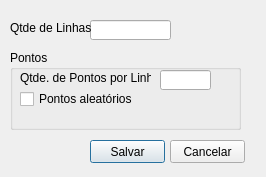
<?xml version="1.0" encoding="UTF-8"?>
<ui version="4.0">
 <class>DlgParametrosGradeDePontosELinhaTeste</class>
 <widget class="QDialog" name="DlgParametrosGradeDePontosELinhaTeste">
  <property name="geometry">
   <rect>
    <x>0</x>
    <y>0</y>
    <width>266</width>
    <height>177</height>
   </rect>
  </property>
  <property name="windowTitle">
   <string>Grade de Pontos e Linhas Teste</string>
  </property>
  <property name="modal">
   <bool>true</bool>
  </property>
  <widget class="QPushButton" name="btnSalvar">
   <property name="geometry">
    <rect>
     <x>90</x>
     <y>140</y>
     <width>75</width>
     <height>23</height>
    </rect>
   </property>
   <property name="text">
    <string>Salvar</string>
   </property>
  </widget>
  <widget class="QPushButton" name="btnCancelar">
   <property name="geometry">
    <rect>
     <x>170</x>
     <y>140</y>
     <width>75</width>
     <height>23</height>
    </rect>
   </property>
   <property name="text">
    <string>Cancelar</string>
   </property>
  </widget>
  <widget class="QLineEdit" name="textQtdeLinhas">
   <property name="geometry">
    <rect>
     <x>90</x>
     <y>20</y>
     <width>81</width>
     <height>20</height>
    </rect>
   </property>
  </widget>
  <widget class="QLabel" name="label">
   <property name="geometry">
    <rect>
     <x>10</x>
     <y>20</y>
     <width>81</width>
     <height>16</height>
    </rect>
   </property>
   <property name="text">
    <string>Qtde de Linhas:</string>
   </property>
  </widget>
  <widget class="QGroupBox" name="groupBox">
   <property name="geometry">
    <rect>
     <x>10</x>
     <y>50</y>
     <width>231</width>
     <height>80</height>
    </rect>
   </property>
   <property name="title">
    <string>Pontos</string>
   </property>
   <widget class="QLabel" name="label_2">
    <property name="geometry">
     <rect>
      <x>10</x>
      <y>20</y>
      <width>131</width>
      <height>16</height>
     </rect>
    </property>
    <property name="text">
     <string>Qtde. de Pontos por Linha:</string>
    </property>
   </widget>
   <widget class="QLineEdit" name="textQtdePontosLinha">
    <property name="geometry">
     <rect>
      <x>150</x>
      <y>20</y>
      <width>51</width>
      <height>20</height>
     </rect>
    </property>
   </widget>
   <widget class="QCheckBox" name="checkBoxUsarPontosAleatorios">
    <property name="geometry">
     <rect>
      <x>10</x>
      <y>40</y>
      <width>151</width>
      <height>18</height>
     </rect>
    </property>
    <property name="text">
     <string>Pontos aleatórios</string>
    </property>
   </widget>
  </widget>
 </widget>
 <resources/>
 <connections>
  <connection>
   <sender>btnCancelar</sender>
   <signal>clicked()</signal>
   <receiver>DlgParametrosGradeDePontosELinhaTeste</receiver>
   <slot>cancelarAlteracoes()</slot>
   <hints>
    <hint type="sourcelabel">
     <x>207</x>
     <y>151</y>
    </hint>
    <hint type="destinationlabel">
     <x>132</x>
     <y>88</y>
    </hint>
   </hints>
  </connection>
  <connection>
   <sender>btnSalvar</sender>
   <signal>clicked()</signal>
   <receiver>DlgParametrosGradeDePontosELinhaTeste</receiver>
   <slot>salvarAlteracoes()</slot>
   <hints>
    <hint type="sourcelabel">
     <x>127</x>
     <y>151</y>
    </hint>
    <hint type="destinationlabel">
     <x>132</x>
     <y>88</y>
    </hint>
   </hints>
  </connection>
 </connections>
 <slots>
  <slot>cancelarAlteracoes()</slot>
  <slot>salvarAlteracoes()</slot>
 </slots>
</ui>
